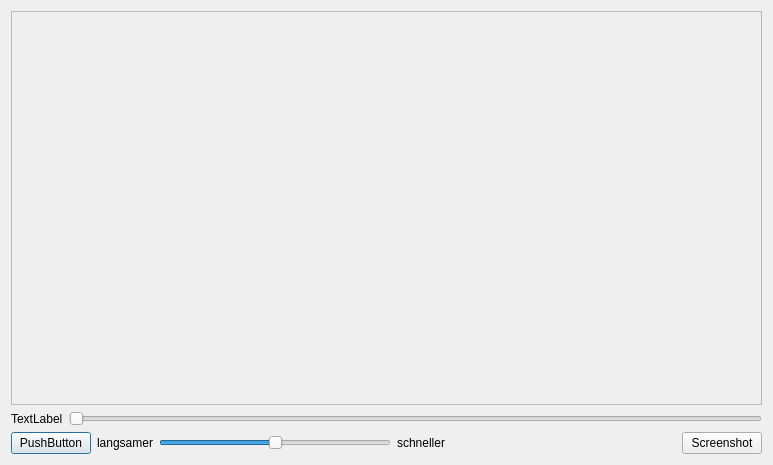
<?xml version="1.0" encoding="UTF-8"?>
<ui version="4.0">
 <class>Dialog</class>
 <widget class="QDialog" name="Dialog">
  <property name="geometry">
   <rect>
    <x>0</x>
    <y>0</y>
    <width>773</width>
    <height>465</height>
   </rect>
  </property>
  <property name="sizePolicy">
   <sizepolicy hsizetype="Maximum" vsizetype="Maximum">
    <horstretch>0</horstretch>
    <verstretch>0</verstretch>
   </sizepolicy>
  </property>
  <property name="windowTitle">
   <string>Dialog</string>
  </property>
  <property name="windowIcon">
   <iconset>
    <normaloff>../../QKan.png</normaloff>../../QKan.png</iconset>
  </property>
  <layout class="QVBoxLayout" name="verticalLayout">
   <item>
    <widget class="QFrame" name="frame">
     <property name="sizePolicy">
      <sizepolicy hsizetype="Preferred" vsizetype="Preferred">
       <horstretch>0</horstretch>
       <verstretch>1</verstretch>
      </sizepolicy>
     </property>
     <property name="frameShape">
      <enum>QFrame::StyledPanel</enum>
     </property>
     <property name="frameShadow">
      <enum>QFrame::Raised</enum>
     </property>
    </widget>
   </item>
   <item>
    <layout class="QHBoxLayout" name="horizontalLayout_4">
     <item>
      <widget class="QLabel" name="timelabel">
       <property name="text">
        <string>TextLabel</string>
       </property>
      </widget>
     </item>
     <item>
      <widget class="QSlider" name="horizontalSlider">
       <property name="sizePolicy">
        <sizepolicy hsizetype="Minimum" vsizetype="Fixed">
         <horstretch>2</horstretch>
         <verstretch>0</verstretch>
        </sizepolicy>
       </property>
       <property name="orientation">
        <enum>Qt::Horizontal</enum>
       </property>
      </widget>
     </item>
    </layout>
   </item>
   <item>
    <layout class="QHBoxLayout" name="horizontalLayout">
     <item>
      <widget class="QPushButton" name="playpause">
       <property name="sizePolicy">
        <sizepolicy hsizetype="Minimum" vsizetype="Fixed">
         <horstretch>0</horstretch>
         <verstretch>0</verstretch>
        </sizepolicy>
       </property>
       <property name="text">
        <string>PushButton</string>
       </property>
      </widget>
     </item>
     <item>
      <widget class="QLabel" name="label">
       <property name="text">
        <string>langsamer</string>
       </property>
      </widget>
     </item>
     <item>
      <widget class="QSlider" name="geschw">
       <property name="minimum">
        <number>0</number>
       </property>
       <property name="maximum">
        <number>4</number>
       </property>
       <property name="singleStep">
        <number>1</number>
       </property>
       <property name="value">
        <number>2</number>
       </property>
       <property name="orientation">
        <enum>Qt::Horizontal</enum>
       </property>
      </widget>
     </item>
     <item>
      <widget class="QLabel" name="label_2">
       <property name="text">
        <string>schneller</string>
       </property>
      </widget>
     </item>
     <item>
      <spacer name="horizontalSpacer">
       <property name="orientation">
        <enum>Qt::Horizontal</enum>
       </property>
       <property name="sizeHint" stdset="0">
        <size>
         <width>40</width>
         <height>20</height>
        </size>
       </property>
      </spacer>
     </item>
     <item>
      <widget class="QPushButton" name="screenshot">
       <property name="text">
        <string>Screenshot</string>
       </property>
      </widget>
     </item>
    </layout>
   </item>
  </layout>
 </widget>
 <resources/>
 <connections/>
</ui>
